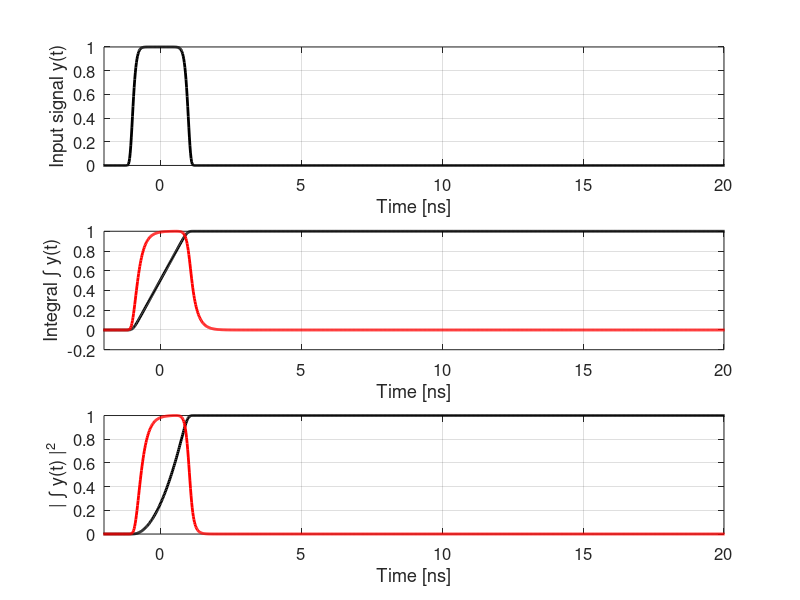
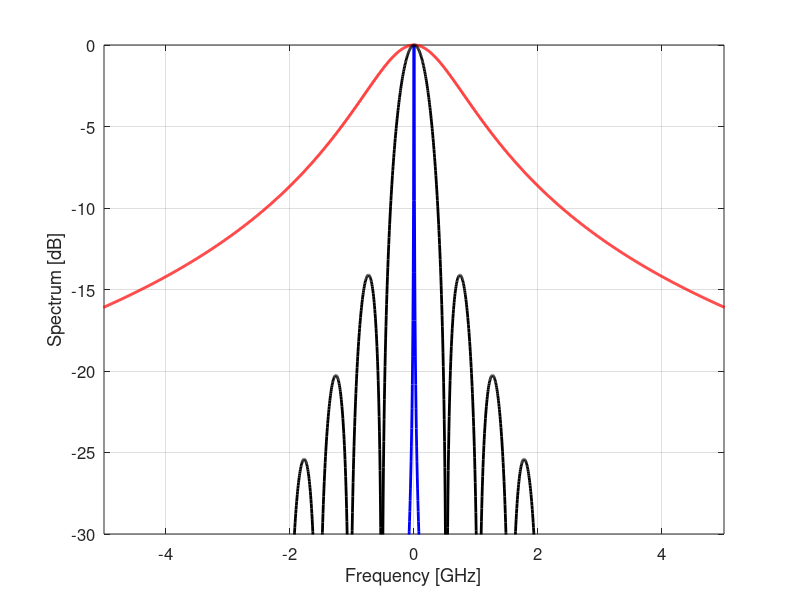

Reproduce these figures in MATLAB, in order.
close all
clear all 

%k =0.005; %tau_c = 20 ns
%k =0.05; %tau_c = 2 ns
k =0.5; %tau_c = 0.2 ns

%0.005; % .05;  % Example value for k
A=1e10;  %time scaling parameter  

N=1e4;
tspan = [-100e-9 100e-9];
t=linspace(min(tspan),max(tspan),N);
dt=t(2)-t(1);
%in = (A*t).^3.*exp(-((.1*A*t)).^2).*cos(.3*(A*t));
in = exp(-((.1*A*t)).^12); %[2ns]
%in = exp(-((1*A*t)).^12); %[0.2ns]
%in = exp(-((10*A*t)).^12); %[0.02ns]

% Numerical integration 
y=cumsum(in)*dt*A;

t_min=-2;t_max=20;

% Plot the result
figure(1);
subplot(311);hold on;grid on;box on;plot(t*1e9, in./max(in),'k','LineWidth',2)
xlabel('Time [ns]')
ylabel('Input signal y(t)')
xlim([t_min t_max])
set(gca,'fontsize',12)
subplot(312);hold on;grid on;box on;plot(t*1e9, y./max(y),'k','LineWidth',2)
xlabel('Time [ns]')
ylabel('Integral \int y(t)')
%title('Solution of dy/dt + ky = x(t)')
xlim([t_min t_max])
set(gca,'fontsize',12)
subplot(313);hold on;grid on;box on;plot(t*1e9, abs(y./max(y)).^2,'k','LineWidth',2)
xlabel('Time [ns]')
ylabel('| \int y(t) |^2')
%title('Solution of dy/dt + ky = x(t)')
xlim([t_min t_max])
set(gca,'fontsize',12)

% Implementing the integrator with a microring resonator
k_ring=k*A;
tau_c=1/k_ring;  %cavity life time of the RR
R=10e-6;  %radius of the MRR
L_ring=2*pi*R;
c=3e8;
neff=2.4;  %effective index of the MRR waveguide
tau=L_ring/(c/neff); %round trip time 
tau_n=tau_c/tau;
r=sqrt(tau_n/(1+tau_n)); % copling coefficient of the directional coupler of the MRR


time=t;
dt=time(2)-time(1);
in_ring = in;
IN_ring=fftshift(fft(in_ring));

Df=linspace(-1/(2*dt),1/(2*dt),N);
beta=2*pi*Df/c*neff;
H_drop=1/k*(1-r^2)./(1-r^2*exp(-j*beta*L_ring)).*exp(-j*beta*L_ring/2); %frequency domain description of the MRR
H_int=1/tau_c./(j*2*pi*Df); %frequency domain descritpion of the integrator

Out_ring=IN_ring.*H_drop;
Out_int=IN_ring.*H_int;

out_ring=ifft(fftshift(Out_ring));
out_int=ifft(fftshift(Out_int));

figure(2);hold on; grid on, box on
plot(Df/1e9,10*log10(abs(H_drop./max(abs(H_drop))).^2),'r','LineWidth',2)
plot(Df/1e9,10*log10(abs(H_int./max(abs(H_int))).^2),'b','LineWidth',2)
plot(Df/1e9,10*log10(abs(IN_ring./max(abs(IN_ring))).^2),'k','LineWidth',2)
set(gca,'fontsize',12)
ylim([-30 0])
xlim([-5 5])
xlabel('Frequency [GHz]')
ylabel('Spectrum [dB]')

% Plot the result
figure(1);
subplot(312);hold on;grid on; box on;plot(time*1e9, real(out_ring)./max(real(out_ring)),'r','LineWidth',2)
set(gca,'fontsize',12)
subplot(313);hold on;grid on; box on;plot(time*1e9, (abs(out_ring)./max(abs(out_ring))).^2,'r','LineWidth',2)
set(gca,'fontsize',12)
